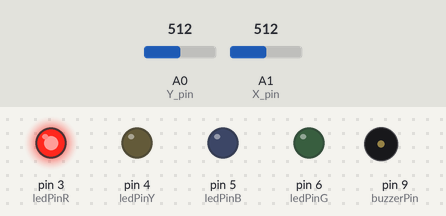
The sketch below on a simulated Arduino Uno, built with avr-gcc and run on an emulated ATmega328P. On the bench: output pins drawn as LEDs (lit = HIGH), buzzer (waves = sounding). The test bench sets the inputs (shaded band); at power-on: A0 (Y_pin) = 512, A1 (X_pin) = 512. Random numbers use the default seed unless the sketch sets one; pins used as bus, display or sensor lines are not drawn.

Above: at 0.1 s.
At 4.95 s:
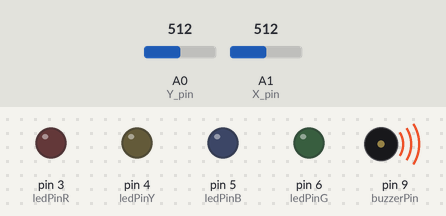
At 9.9 s:
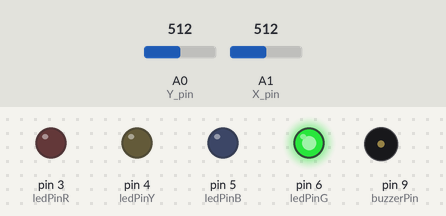
At 18.3 s:
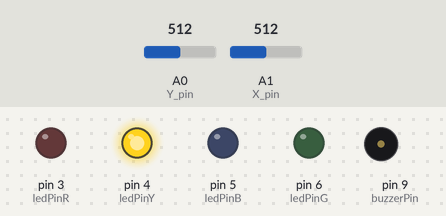
At 27.81 s:
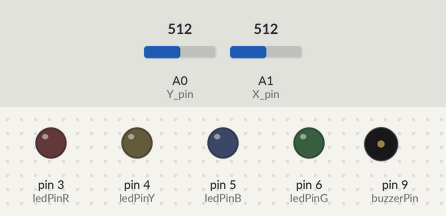
At 37.9 s:
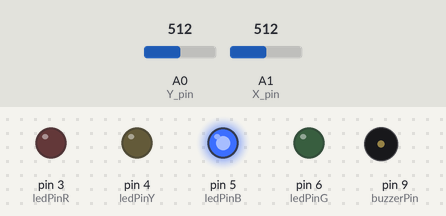
Timing chart, 0 to 40.0 s (numbered marks = the images above):
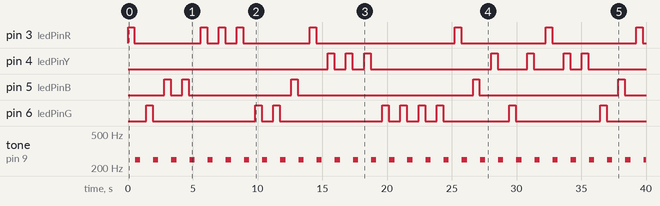

Measured:
- by itself, pin 3 (ledPinR): LOW → HIGH at 0.00 s, → LOW 0.50 s later, → HIGH 5.1 s later, → LOW 0.50 s later, … (16 changes in this stretch)
- by itself, pin 4 (ledPinY): LOW → HIGH at 15.4 s, → LOW 0.50 s later, → HIGH 0.90 s later, → LOW 0.50 s later, … (14 changes in this stretch)
- by itself, pin 5 (ledPinB): LOW → HIGH at 2.8 s, → LOW 0.50 s later, → HIGH 0.90 s later, → LOW 0.50 s later, … (10 changes in this stretch)
- by itself, pin 6 (ledPinG): LOW → HIGH at 1.4 s, → LOW 0.50 s later, → HIGH 7.9 s later, → LOW 0.50 s later, … (18 changes in this stretch)
- by itself, tone on pin 9 (buzzerPin): alternates 249 Hz for 0.40 s and silent for 1.0 s

The sketch:

whack-a-mole.ino
```cpp
// Arduino pin numbers
const int X_pin = 1; // analog pin connected to X output
const int Y_pin = 0; // analog pin connected to Y output

const int ledPinR =  3;      // the number of the LED pin
const int ledPinY =  4;      // the number of the LED pin
const int ledPinB =  5;      // the number of the LED pin
const int ledPinG =  6;      // the number of the LED pin

const int buzzerPin = 9;

// variables will change:
int leds;
int wins = 0;

void setup() {
  // initialize the LED pin as an output:
  pinMode(ledPinR, OUTPUT);
  pinMode(ledPinY, OUTPUT);
  pinMode(ledPinB, OUTPUT);
  pinMode(ledPinG, OUTPUT);
  pinMode(buzzerPin, OUTPUT);

  randomSeed(analogRead(7));

}

//numero aleatorio entre 3 y 6
int createNumber() {
  return (random(3, 7));
}

//encender el led whichOne
void ledOn(const int& whichOne) {
  digitalWrite(whichOne, HIGH);
}


void ledOff(const int& whichOne) {
  digitalWrite(whichOne, LOW);
}

//sonido de victoria
void successState() {

  for (int i = 0; i < 200; i++)
  {
    digitalWrite(buzzerPin, HIGH);
    delay(1);//wait for 1ms
    digitalWrite(buzzerPin, LOW);
    delay(1);//wait for 1ms
  }
}

void winState(){
  for (int i = 0; i < 50; i++)
  {
    digitalWrite(buzzerPin, HIGH);
    delay(3);//wait for 1ms
    digitalWrite(buzzerPin, LOW);
    delay(3);//wait for 1ms
  }
}

//sonido de derrota
void failState() {

  for (int i = 0; i < 100; i++)
  {
    digitalWrite(buzzerPin, HIGH);
    delay(2);//wait for 1ms
    digitalWrite(buzzerPin, LOW);
    delay(2);//wait for 1ms
  }
}

bool correcto(const double& dx, const double& dy){
  return((leds == 3 && dx == 1.0) || (leds == 4 && dy == 0.0)
  || (leds == 5 && dy == 1.0) || (leds == 6 && dx == 0.0));
}

void loop() {

  leds = createNumber();

  ledOn(leds);

  delay(500);


  int x, y;
  double dx, dy;
  x = analogRead(X_pin);
  y = analogRead(Y_pin);

  dx = x / 1023.0;
  dy = y / 1023.0;

  ledOff(leds);


  bool correct = correcto(dx, dy);

  if (correct) { //next turn
    successState();
    delay(250);
    wins++;
    if(wins == 5)
    {
      winState();
      wins = 0;
    }
  } else { //se ha equivocado
    failState();
    delay(500);
  }


}
```
